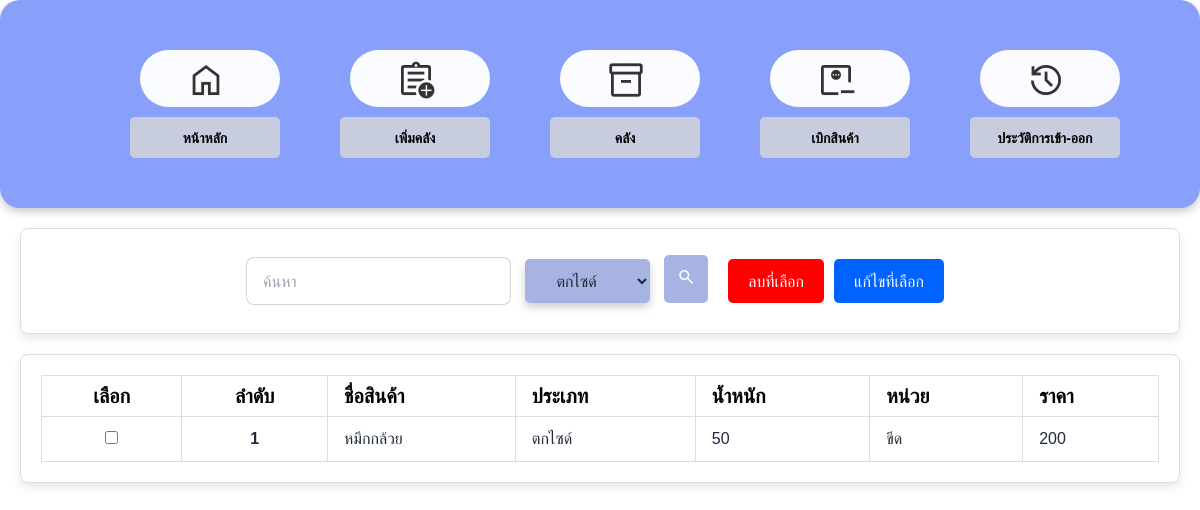
The app's page /projectfish/inventory.php?type=ตกไซด์ with its own data.
### tables this page shows
CREATE TABLE `inventory` (
  `id` int(11) NOT NULL,
  `product_name` varchar(255) DEFAULT NULL,
  `action` enum('เข้า','ออก') NOT NULL,
  `type` varchar(255) DEFAULT NULL,
  `weight` int(11) DEFAULT NULL,
  `unit` varchar(255) DEFAULT NULL,
  `price` int(11) DEFAULT NULL,
  `weight_out` decimal(10,2) DEFAULT NULL,
  `status` enum('เข้าคลัง','ออก') NOT NULL,
  `date_time` timestamp NOT NULL DEFAULT current_timestamp()
);

### projectfish/inventory.php (the view, shortened to what this page needs)
<!DOCTYPE html>
<html lang="th">
<head>
    <link href="inventory_style.css" rel="stylesheet" type="text/css" />
    <link href="table_inv.css" rel="stylesheet" type="text/css" />
    <link href="https://cdn.jsdelivr.net/npm/daisyui@4.12.10/dist/full.min.css" rel="stylesheet" type="text/css" />
    <script src="https://cdn.tailwindcss.com"></script>
    <link rel="stylesheet" href="https://cdnjs.cloudflare.com/ajax/libs/font-awesome/6.0.0-beta3/css/all.min.css" />
</head>
<body>
    <div class="main-container">
        <div class="button-container">
            <div>
                <button class="btn glass"><a href="index.php">
                        <i class="material-symbols-outlined icon-large mr-2">home</i>
                    </a></button>
                <div class="la"><b>หน้าหลัก</b></div>
            </div>
            <div>
                <button class="btn glass"><a href="add_inventory.php">
                        <i class="material-symbols-outlined icon-large mr-2">assignment_add</i>
                    </a></button>
                <div class="la"><b>เพิ่มคลัง</b></div>
            </div>
            <div>
                <button class="btn glass"><a href="inventory.php">
                        <i class="material-symbols-outlined icon-large mr-2">inventory_2</i>
                    </a></button>
                <div class="la"><b>คลัง</b></div>
            </div>
            <div>
                <button class="btn glass"><a href="minus.php">
                        <i class="material-symbols-outlined icon-large mr-2">monitor_weight_loss</i>
                    </a></button>
                <div class="la"><b>เบิกสินค้า</b></div>
            </div>
            <div>
                <button class="btn glass"><a href="history.php">
                        <i class="material-symbols-outlined icon-large mr-2">history</i>
                    </a></button>
                <div class="la2"><b>ประวัติการเข้า-ออก</b></div>
            </div>
        </div>
    </div>
    <?php
    $servername = "localhost";
    $username = "root";
    $password = "";
    $dbname = "inventory_db";
    $conn = new mysqli($servername, $username, $password, $dbname);
    $type_filter = isset($_GET['type']) ? $_GET['type'] : '';
    $search_query = isset($_GET['search']) ? $_GET['search'] : '';
$sql = "SELECT * FROM inventory WHERE 1=1";
if ($type_filter) {
    $type_filter = $conn->real_escape_string($type_filter);
    $sql .= " AND type = '$type_filter'";
}
$sql .= " ORDER BY weight DESC";
$result = $conn->query($sql);
    ?>
    <div class="wrapper">
        <div class="search-box">
            <form action="" method="GET">
                <input type="text" name="search" class="input input-bordered w-24 md:w-auto" placeholder="ค้นหา" value="<?php echo htmlspecialchars($search_query); ?>">
                <select name="type" class="search-select">
                    <option value="ตกไซด์" <?php if ($type_filter == 'ตกไซด์') echo 'selected'; ?>>ตกไซด์</option>
                </select>
                <button type="submit" class="search-button">
                    <i class="material-symbols-outlined icon-large1">search</i>
                </button>
            </form>
        </div>
        <button onclick="deleteSelected()" class="delete-button">ลบที่เลือก</button>
        <button onclick="EditSelected()" class="edit-button">แก้ไขที่เลือก</button>
    </div>
    <div class="te">
        <table class="table">
            <thead>
                <tr style="font-size:20px;">
                    <th><center>เลือก</center></th>
                    <th><center>ลำดับ</center></th>
                    <th>ชื่อสินค้า</th>
                    <th>ประเภท</th>
                    <th>น้ำหนัก</th>
                    <th>หน่วย</th>
                    <th>ราคา</th>
                </tr>
            </thead>
            <tbody>
                <?php
                if ($result->num_rows > 0) {
                    $row_number = 1;
                    while ($row = $result->fetch_assoc()) {
                        echo "<tr style='font-size:16px;'>";
                        echo "<td><center><input type='checkbox' name='delete_ids[]' value='" . $row['id'] . "'></center></td>";
                        echo "<th style='text-align: center;'>" . $row_number . "</th>";
                        echo "<td>" . $row['product_name'] . "</td>";
                        echo "<td>" . $row['type'] . "</td>";
                        echo "<td>" . $row['weight'] . "</td>";
                        echo "<td>" . $row['unit'] . "</td>";
                        echo "<td>" . $row['price'] . "</td>";
                        echo "</tr>";
                        $row_number++;
                    }
                } else {
                    echo "<tr><td colspan='7' style='text-align: center;'>ไม่มีข้อมูล</td></tr>";
                }
                ?>
            </tbody>
        </table>
    </div>
</body>
</html>

### projectfish/inventory_style.css (style rules this page uses)
.main-container { display: flex; align-items: center; justify-content: center; width: auto; padding: 50px; border-radius: 20px; box-shadow: 0 4px 8px rgba(0, 0, 0, 0.2); background-color: #89a0fa; background-size: cover; background-position: center; background-repeat: no-repeat; }
.button-container { display: flex; flex-wrap: wrap-reverse; justify-content: center; gap: 10px; }
.btn { display: flex; align-items: center; justify-content: center; width: 140px; padding: 10px; border: none; border-radius: 50px; background-color: rgba(255, 255, 255, 0.955); color: #333; cursor: pointer; text-align: center; text-decoration: none; transition: background-color 0.3s ease; margin-left: 60px; }
.btn a { text-decoration: none; color: inherit; display: flex; align-items: center; justify-content: center; }
.la, .la2 { margin-top: 10px; margin-left: 50px; font-size: 14px; background-color: #d7d7d7cb; color: #000000; border: none; padding: 10px; border-radius: 5px; text-align: center; }
.wrapper { display: flex; align-items: center; justify-content: space-between; padding: 20px; margin: 20px; border: 1px solid #ddd; border-radius: 8px; box-shadow: 0 4px 8px rgba(0, 0, 0, 0.1); }
.wrapper { display: flex; align-items: center; justify-content: center; margin: 20px; }
.wrapper .search-box { margin-right: 20px; display: flex; align-items: center; }
.wrapper .delete-button { margin-left: 0; }
.search-box { display: flex; align-items: center; }
.search-button { background-color: #A7B3E3; color: #fff; border: none; padding: 10px; border-radius: 5px; cursor: pointer; }
.delete-button { margin-left: 20px; padding: 10px 20px; background-color: red; color: white; border: none; border-radius: 5px; cursor: pointer; }
.edit-button { margin-right: 20px; padding: 10px 20px; background-color: rgb(0, 98, 255); color: white; border: none; border-radius: 5px; cursor: pointer; }
.search-select { box-shadow: 0 4px 8px rgba(0, 0, 0, 0.2); background-color: #A7B3E3; border-radius: 5px; margin: 10px; padding: 10px; padding-right: 20px; text-align: center; }

### projectfish/table_inv.css (style rules this page uses)
.te { display: flex; align-items: center; justify-content: space-between; padding: 20px; margin: 20px; border: 1px solid #ddd; border-radius: 8px; box-shadow: 0 4px 8px rgba(0, 0, 0, 0.1); }
table { font-family: arial, sans-serif; border-collapse: collapse; width: 100%; }
td, th { border: 1px solid #dddddd; text-align: left; padding: 8px; }

### projectfish/inventory.php (style rules this page uses)
.icon-large { font-size: 40px; }
.icon-large1 { padding: 2px; font-size: 20px; }
.edit-button { margin: 10px; }
.table :where(thead,tfoot) { color: black; }
.btn { display: flex; align-items: center; justify-content: center; width: 140px; height: 1.5cm; border: none; border-radius: 50px; background-color: rgba(255, 255, 255, 0.955); color: #333; cursor: pointer; text-align: center; text-decoration: none; transition: background-color 0.3s ease; margin-left: 60px; }

### records on screen
inventory: product_name "หมึกกล้วย", type "ตกไซด์", weight "50", unit "ขีด", price "200"
